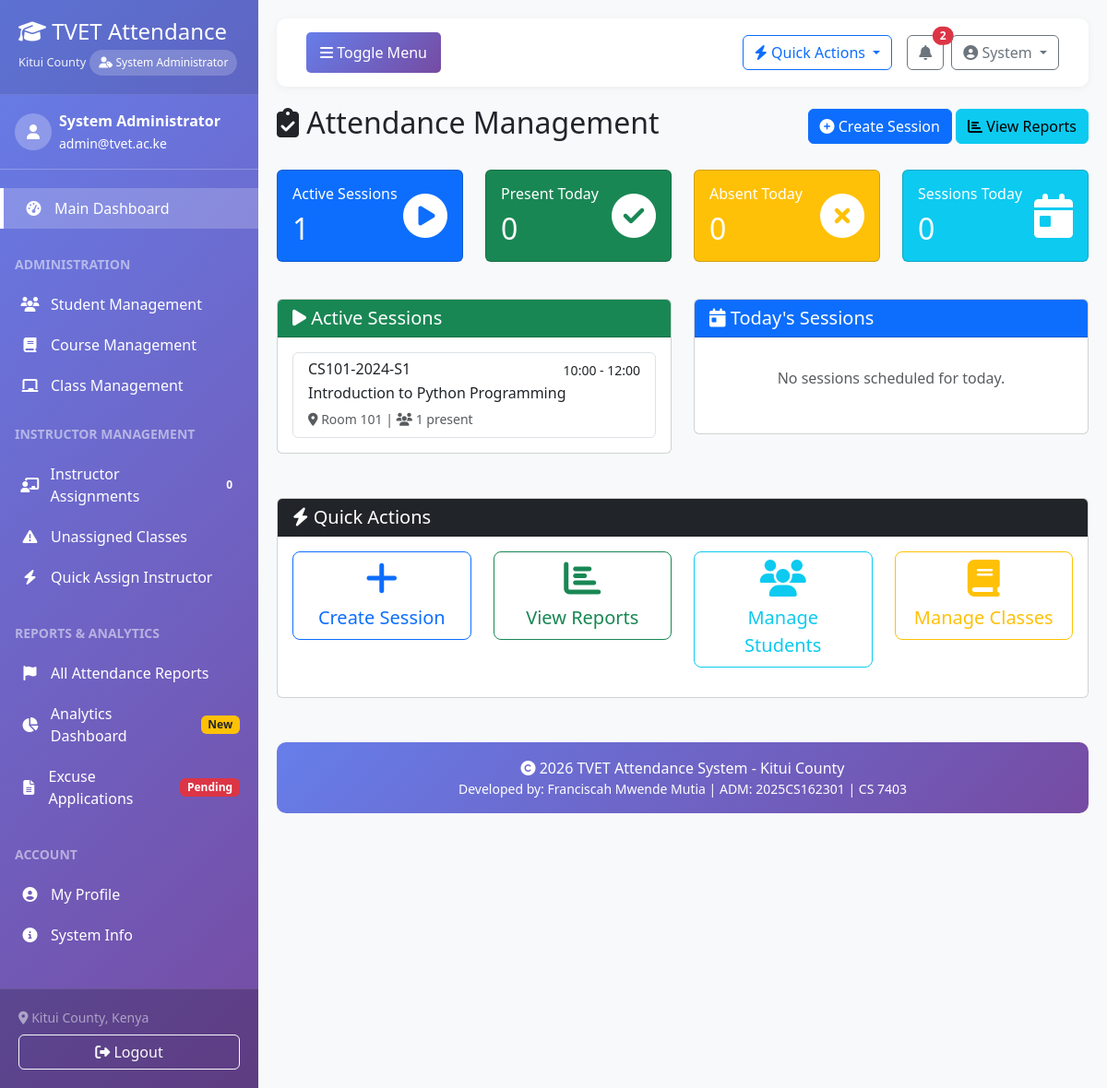
Before: /attendance/ (signed in) with the older database file.
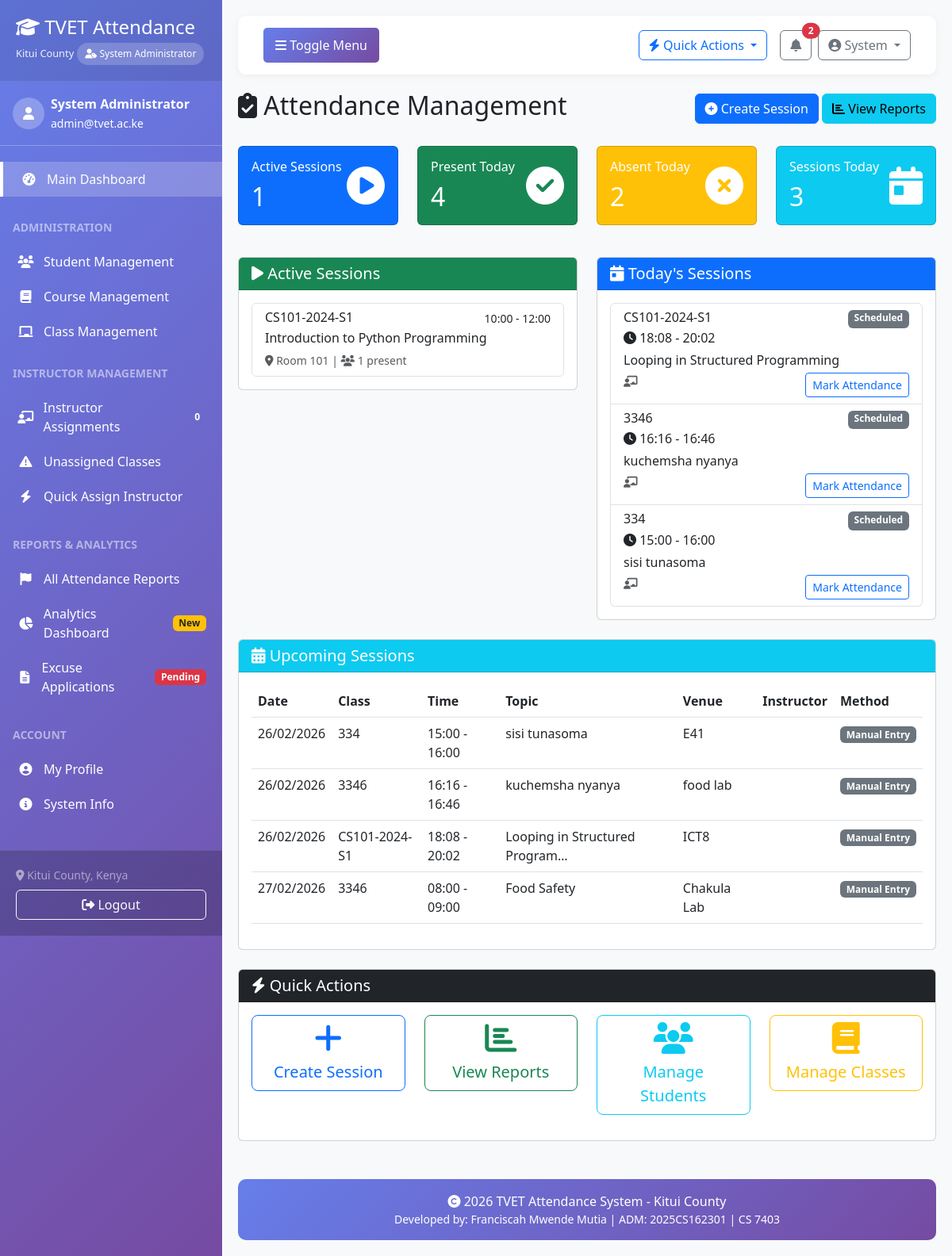
After: the same page with the newer database file.
### attendance/models.py (models this page shows, shortened)
class AttendanceSession(models.Model):
    STATUS_CHOICES = (
        ('scheduled', 'Scheduled'),
        ('ongoing', 'Ongoing'),
        ('completed', 'Completed'),
        ('cancelled', 'Cancelled'),
    )
    ATTENDANCE_METHOD_CHOICES = (
        ('qr_code', 'QR Code'),
        ('manual', 'Manual Entry'),
        ('biometric', 'Biometric'),
        ('mobile', 'Mobile App'),
    )
    class_session = models.ForeignKey('courses.Class', on_delete=models.CASCADE, related_name='attendance_sessions')
    instructor = models.ForeignKey(settings.AUTH_USER_MODEL, on_delete=models.CASCADE,
                                   limit_choices_to={'user_type': 'instructor'})
    session_date = models.DateField(default=timezone.now)
    start_time = models.TimeField()
    end_time = models.TimeField()
    topic_covered = models.CharField(max_length=200)
    venue = models.CharField(max_length=100)
    attendance_method = models.CharField(max_length=20, choices=ATTENDANCE_METHOD_CHOICES, default='manual')
    qr_code_data = models.CharField(max_length=255, blank=True, null=True)
    qr_code_expiry = models.DateTimeField(blank=True, null=True)
    status = models.CharField(max_length=20, choices=STATUS_CHOICES, default='scheduled')
    total_present = models.IntegerField(default=0)
    total_absent = models.IntegerField(default=0)
    total_late = models.IntegerField(default=0)
    created_at = models.DateTimeField(auto_now_add=True)
    updated_at = models.DateTimeField(auto_now=True)
    closed_at = models.DateTimeField(blank=True, null=True)
    class Meta:
        ordering = ['-session_date', '-start_time']
        unique_together = ['class_session', 'session_date', 'start_time']

### courses/models.py (models this page shows, shortened)
class Class(models.Model):
    course = models.ForeignKey(Course, on_delete=models.CASCADE, related_name='classes')
    class_code = models.CharField(max_length=20, unique=True)
    name = models.CharField(max_length=200)
    instructor = models.ForeignKey(settings.AUTH_USER_MODEL, on_delete=models.SET_NULL,
                                   null=True, limit_choices_to={'user_type': 'instructor'})
    academic_year = models.CharField(max_length=20)
    semester = models.IntegerField(default=1)
    start_date = models.DateField()
    end_date = models.DateField()
    meeting_days = models.CharField(max_length=100, help_text="e.g., Monday, Wednesday, Friday")
    meeting_time = models.CharField(max_length=50, help_text="e.g., 10:00 AM - 12:00 PM")
    venue = models.CharField(max_length=100)
    max_students = models.IntegerField(default=30)
    is_active = models.BooleanField(default=True)
    created_at = models.DateTimeField(auto_now_add=True)
    updated_at = models.DateTimeField(auto_now=True)
    class Meta:
        verbose_name_plural = 'Classes'
        ordering = ['-academic_year', 'semester', 'class_code']

### attendance/views.py (the view, shortened to what this page needs)
# urls.py: path('', views.attendance_dashboard, name='dashboard'),
@login_required
def attendance_dashboard(request):
    today = timezone.now().date()
    if request.user.user_type == 'instructor':
        active_sessions = AttendanceSession.objects.filter(
            class_session__instructor=request.user,
            status='ongoing'
        )
        today_sessions = AttendanceSession.objects.filter(
            class_session__instructor=request.user,
            session_date=today
        ).order_by('start_time')
        upcoming_sessions = AttendanceSession.objects.filter(
            class_session__instructor=request.user,
            session_date__gt=today,
            status='scheduled'
        ).order_by('session_date', 'start_time')[:5]
    else:
        active_sessions = AttendanceSession.objects.filter(status='ongoing')
        today_sessions = AttendanceSession.objects.filter(session_date=today)
        upcoming_sessions = AttendanceSession.objects.filter(
            session_date__gte=today,
            status='scheduled'
        ).order_by('session_date', 'start_time')[:5]
    total_sessions_today = today_sessions.count()
    active_sessions_count = active_sessions.count()
    today_attendance = AttendanceRecord.objects.filter(
        session__session_date=today
    ).aggregate(
        total_present=Count('id', filter=Q(status='present')),
        total_absent=Count('id', filter=Q(status='absent')),
        total_late=Count('id', filter=Q(status='late'))
    )
    context = {
        'active_sessions': active_sessions,
        'today_sessions': today_sessions,
        'upcoming_sessions': upcoming_sessions,
        'total_sessions_today': total_sessions_today,
        'active_sessions_count': active_sessions_count,
        'today_stats': today_attendance,
    }
    return render(request, 'attendance/dashboard.html', context)

### templates/attendance/dashboard.html (shortened to what the changed rows need)
{% extends 'base.html' %}
{% block content %}
<div class="d-flex justify-content-between align-items-center mb-4">
    <h2><i class="fas fa-clipboard-check"></i> Attendance Management</h2>
</div>
<div class="row mb-4">
    <div class="col-md-3 mb-3">
        <div class="card text-white bg-primary">
            <div class="card-body">
                <div class="d-flex justify-content-between align-items-center">
                    <div>
                        <h2 class="mb-0">{{ active_sessions_count }}</h2>
                    </div>
                </div>
            </div>
        </div>
    </div>
    <div class="col-md-3 mb-3">
        <div class="card text-white bg-success">
            <div class="card-body">
                <div class="d-flex justify-content-between align-items-center">
                    <div>
                        <h6 class="card-title">Present Today</h6>
                        <h2 class="mb-0">{{ today_stats.total_present|default:0 }}</h2>
                    </div>
                </div>
            </div>
        </div>
    </div>
    <div class="col-md-3 mb-3">
        <div class="card text-white bg-warning">
            <div class="card-body">
                <div class="d-flex justify-content-between align-items-center">
                    <div>
                        <h6 class="card-title">Absent Today</h6>
                        <h2 class="mb-0">{{ today_stats.total_absent|default:0 }}</h2>
                    </div>
                </div>
            </div>
        </div>
    </div>
    <div class="col-md-3 mb-3">
        <div class="card text-white bg-info">
            <div class="card-body">
                <div class="d-flex justify-content-between align-items-center">
                    <div>
                        <h6 class="card-title">Sessions Today</h6>
                        <h2 class="mb-0">{{ total_sessions_today }}</h2>
                    </div>
                </div>
            </div>
        </div>
    </div>
</div>
<div class="row">
    <div class="col-md-6 mb-4">
        <div class="card">
            <div class="card-body">
                {% if active_sessions %}
                <div class="list-group">
                    {% for session in active_sessions %}
                    <a href="{% url 'attendance:mark_attendance' session.id %}" class="list-group-item list-group-item-action">
                        <div class="d-flex w-100 justify-content-between">
                            <h6 class="mb-1">{{ session.class_session.class_code }}</h6>
                            <small>{{ session.start_time|time:"H:i" }} - {{ session.end_time|time:"H:i" }}</small>
                        </div>
                        <p class="mb-1">{{ session.topic_covered }}</p>
                        <small class="text-muted">
                            <i class="fas fa-map-marker-alt"></i> {{ session.venue }} |
                            <i class="fas fa-users"></i> {{ session.total_present }} present
                        </small>
                    </a>
                    {% endfor %}
                </div>
                {% else %}
                <p class="text-muted text-center py-3">No active sessions at the moment.</p>
                {% endif %}
            </div>
        </div>
    </div>
    <div class="col-md-6 mb-4">
        <div class="card">
            <div class="card-body">
                {% if today_sessions %}
                <div class="list-group">
                    {% for session in today_sessions %}
                    <div class="list-group-item">
                        <div class="d-flex w-100 justify-content-between">
                            <h6 class="mb-1">{{ session.class_session.class_code }}</h6>
                            <span class="badge bg-{% if session.status == 'ongoing' %}success{% else %}secondary{% endif %}">
                                {{ session.get_status_display }}
                            </span>
                        </div>
                        <p class="mb-1">
                            <i class="fas fa-clock"></i> {{ session.start_time|time:"H:i" }} - {{ session.end_time|time:"H:i" }}
                        </p>
                        <p class="mb-1">{{ session.topic_covered }}</p>
                        <div class="d-flex justify-content-between">
                            <small class="text-muted">
                                <i class="fas fa-chalkboard-teacher"></i> {{ session.instructor.get_full_name }}
                            </small>
                            <a href="{% url 'attendance:mark_attendance' session.id %}" class="btn btn-sm btn-outline-primary">
                                Mark Attendance
                            </a>
                        </div>
                    </div>
                    {% endfor %}
                </div>
                {% else %}
                <p class="text-muted text-center py-3">No sessions scheduled for today.</p>
                {% endif %}
            </div>
        </div>
    </div>
</div>
{% if upcoming_sessions %}
<div class="row">
    <div class="col-12">
        <div class="card">
            <div class="card-header bg-info text-white">
                <h5 class="mb-0"><i class="fas fa-calendar-alt"></i> Upcoming Sessions</h5>
            </div>
            <div class="card-body">
                <div class="table-responsive">
                    <table class="table table-hover">
                        <thead>
                            <tr>
                                <th>Date</th>
                                <th>Class</th>
                                <th>Time</th>
                                <th>Topic</th>
                                <th>Venue</th>
                                <th>Instructor</th>
                                <th>Method</th>
                            </tr>
                        </thead>
                        <tbody>
                            {% for session in upcoming_sessions %}
                            <tr>
                                <td>{{ session.session_date|date:"d/m/Y" }}</td>
                                <td>{{ session.class_session.class_code }}</td>
                                <td>{{ session.start_time|time:"H:i" }} - {{ session.end_time|time:"H:i" }}</td>
                                <td>{{ session.topic_covered|truncatechars:30 }}</td>
                                <td>{{ session.venue }}</td>
                                <td>{{ session.instructor.get_full_name }}</td>
                                <td>
                                    <span class="badge bg-secondary">
                                        {{ session.get_attendance_method_display }}
                                    </span>
                                </td>
                            </tr>
                            {% endfor %}
                        </tbody>
                    </table>
                </div>
            </div>
        </div>
    </div>
</div>
{% endif %}
{% endblock %}

Changed rows visible on the page:
added AttendanceSession: class_session.class_code "CS101-2024-S1", status "Scheduled", start_time "18:08", end_time "20:02", topic_covered "Looping in Structured Programming", session_date "26/02/2026", topic_covered "Looping in Structured Program…", venue "ICT8", attendance_method "Manual Entry"
added AttendanceSession: class_session.class_code "3346", status "Scheduled", start_time "16:16", end_time "16:46", topic_covered "kuchemsha nyanya", session_date "26/02/2026", venue "food lab", attendance_method "Manual Entry"
added AttendanceSession: class_session.class_code "334", status "Scheduled", start_time "15:00", end_time "16:00", topic_covered "sisi tunasoma", session_date "26/02/2026", venue "E41", attendance_method "Manual Entry"
added AttendanceSession: session_date "27/02/2026", class_session.class_code "3346", start_time "08:00", end_time "09:00", topic_covered "Food Safety", venue "Chakula Lab", attendance_method "Manual Entry", shown under "Upcoming Sessions"
Other visible differences:
{{ today_stats.total_present|default:0 }}: "0" → "4"
{{ today_stats.total_absent|default:0 }}: "0" → "2"
{{ total_sessions_today }}: "0" → "3"
text no longer shown: "No sessions scheduled for today."
text now shown: "Upcoming Sessions Date Class Time Topic Venue Instructor Method"
